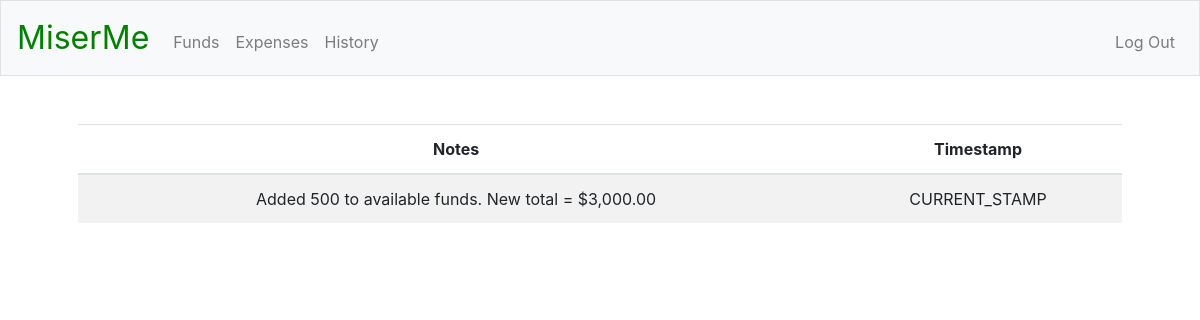
Before: /history (signed in) with the older database file.
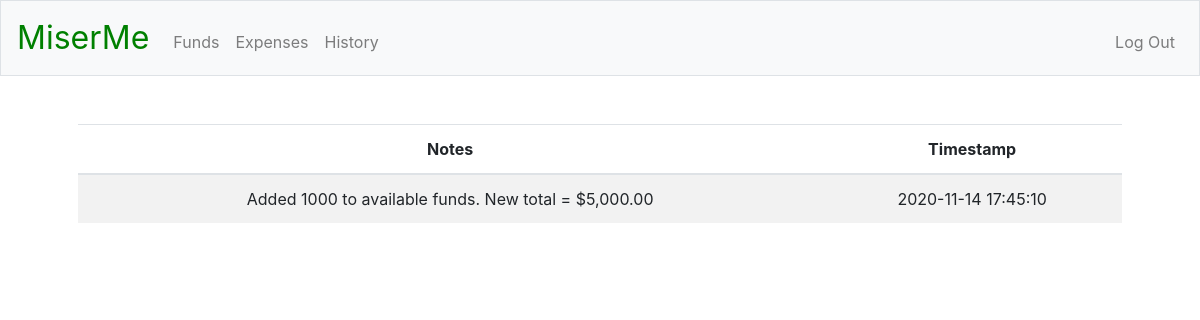
After: the same page with the newer database file.
### tables this page shows
CREATE TABLE history (
history_id INTEGER PRIMARY KEY AUTOINCREMENT NOT NULL,
user_id INTEGER NOT NULL,
notes TEXT NOT NULL,
timestamp DATETIME DEFAULT CURRENT_TIMESTAMP,
FOREIGN KEY(user_id) REFERENCES registrants(id));

### app.py (the view)
@app.route("/history")
@login_required
def history():
    c.execute("""
    SELECT notes, timestamp FROM history WHERE user_id = :user_id;
    """, {"user_id": session["user_id"]})
    rows = c.fetchall()
    entries = []
    for row in rows:
        entries.append({
            "notes": row[0],
            "timestamp": row[1]
        })
    return render_template("history.html", entries = entries)

### helpers.py (called while the page is built)
def login_required(f):
    @wraps(f)
    def decorated_functions(*args, **kwargs):
        if session.get("user_id") is None:
            return redirect("/login")
        return f(*args, **kwargs)
    return decorated_functions

### templates/history.html (shortened to what this page needs)
{% extends "layout.html" %}
{% block main %}
    <table class="table table-striped">
        <thead>
            <tr>
                <th>Notes</th>
                <th>Timestamp</th>
            </tr>
        </thead>
        <tbody>
            {% for i in entries %}
            <tr>
                <td>{{ i["notes"] }}</td>
                <td>{{ i["timestamp"] }}</td>
            </tr>
            {% endfor %}
        </tbody>
    </table>
{% endblock %}

### templates/layout.html (shortened to what this page needs)
<!DOCTYPE html>
<html lang="en">
    <head>
        <link rel="stylesheet" href="https://stackpath.bootstrapcdn.com/bootstrap/4.5.2/css/bootstrap.min.css">
        <link href="/static/styles.css" rel="stylesheet">
    </head>
    <body>
        <nav class="navbar navbar-expand-md navbar-light bg-light border">
            <a class="navbar-brand" href="/"><span class="miserme_brand">MiserMe</span></a>
            <div class="collapse navbar-collapse" id="navbar">
                {% if session.user_id %}
                    <ul class="navbar-nav mr-auto mt-2">
                        <li class="nav-item"><a class="nav-link" href="/add_funds">Funds</a></li>
                        <li class="nav-item"><a class="nav-link" href="/expense">Expenses</a></li>
                        <li class="nav-item"><a class="nav-link" href="/history">History</a></li>
                    </ul>
                    <ul class="navbar-nav ml-auto mt-2">
                        <li class="nav-item"><a class="nav-link" href="/logout">Log Out</a></li>
                    </ul>
                {% else %}
                    <ul class="navbar-nav ml-auto mt-2">
                        <li class="nav-item"><a class="nav-link" href="/register">Register</a></li>
                        <li class="nav-item"><a class="nav-link" href="/login">Log In</a></li>
                    </ul>
                {% endif %}
            </div>
        </nav>
        <main class="container p-5">
            {% block main %}{% endblock %}
        </main>
    </body>
</html>

### static/styles.css (style rules this page uses)
main { overflow-x: auto; text-align: center; }
nav .navbar-brand { font-size: xx-large; }
nav .navbar-brand .miserme_brand { color: green; }

Changed rows visible on the page:
changed history: notes "Added 500 to available funds. New total = $3,000.00" → "Added 1000 to available funds. New total = $5,000.00"; timestamp "CURRENT_STAMP" → "2020-11-14 17:45:10"
